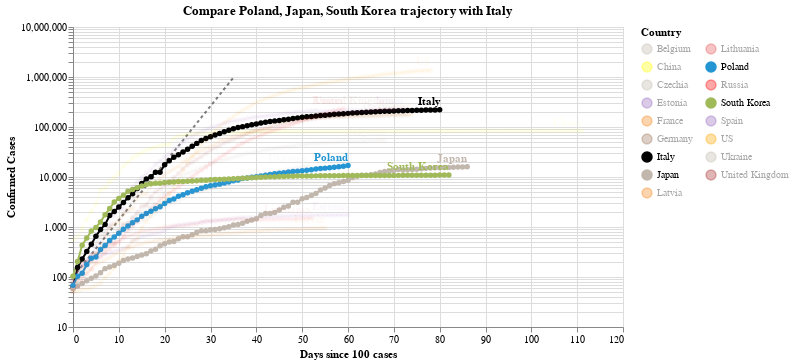

The cell this chart's notebook holds for it:
### Code cell
#hide_input
chart3 = make_since_chart(dff2, ['Poland', 'Japan', 'South Korea'], baseline_countries)
chart3

### Figure 1 — Vega-Lite specification as saved in the notebook (floating-point values rounded to 4 significant figures; data arrays with more than 128 entries replaced by an {"elided": "..."} marker saying what was removed)
{"config": {"view": {"continuousWidth": 400, "continuousHeight": 300}}, "layer": [{"data": {"name": "data-628230001892d6798b50651be41d1b3e"}, "mark": {"type": "line", "color": "black", "opacity": 0.5, "strokeDash": [3, 3]}, "encoding": {"x": {"type": "quantitative", "field": "Days since 100 cases"}, "y": {"type": "quantitative", "field": "Confirmed Cases"}}}, {"data": {"name": "data-a16954299549f4c0b2c47edb9effd117"}, "mark": {"type": "line", "point": true}, "encoding": {"color": {"type": "nominal", "field": "Country", "legend": {"columns": 2}, "scale": {"domain": ["Belgium", "China", "Czechia", "Estonia", "France", "Germany", "Italy", "Japan", "Latvia", "Lithuania", "Poland", "Russia", "South Korea", "Spain", "US", "Ukraine", "United Kingdom"], "range": ["#C1B7AD", "yellow", "#C1B7AD", "#9467bd", "#F58518", "#9D755D", "black", "#C1B7AD", "#F58518", "#E45756", "#2495D3", "red", "#A1BA59", "#9467bd", "orange", "#C1B7AD", "brown"]}}, "opacity": {"condition": {"value": 1, "selection": "selector001"}, "value": 0.05}, "tooltip": [{"type": "nominal", "field": "Country"}, {"type": "temporal", "field": "Date"}, {"type": "quantitative", "field": "Confirmed Cases"}, {"type": "quantitative", "field": "Days since 100 cases"}], "x": {"type": "quantitative", "field": "Days since 100 cases"}, "y": {"type": "quantitative", "field": "Confirmed Cases", "scale": {"type": "log"}}}, "selection": {"selector001": {"type": "multi", "fields": ["Country"], "bind": "legend", "init": [{"Country": "Poland"}, {"Country": "Japan"}, {"Country": "South Korea"}, {"Country": "Italy"}]}}, "width": 550}, {"data": {"name": "data-a16954299549f4c0b2c47edb9effd117"}, "mark": {"type": "text", "align": "right", "dy": -8, "fontWeight": "bold"}, "encoding": {"color": {"type": "nominal", "field": "Country", "legend": {"columns": 2}, "scale": {"domain": ["Belgium", "China", "Czechia", "Estonia", "France", "Germany", "Italy", "Japan", "Latvia", "Lithuania", "Poland", "Russia", "South Korea", "Spain", "US", "Ukraine", "United Kingdom"], "range": ["#C1B7AD", "yellow", "#C1B7AD", "#9467bd", "#F58518", "#9D755D", "black", "#C1B7AD", "#F58518", "#E45756", "#2495D3", "red", "#A1BA59", "#9467bd", "orange", "#C1B7AD", "brown"]}}, "opacity": {"condition": {"value": 1, "selection": "selector001"}, "value": 0.05}, "text": {"type": "nominal", "field": "Country"}, "tooltip": [{"type": "nominal", "field": "Country"}, {"type": "temporal", "field": "Date"}, {"type": "quantitative", "field": "Confirmed Cases"}, {"type": "quantitative", "field": "Days since 100 cases"}], "x": {"type": "quantitative", "field": "Days since 100 cases"}, "y": {"type": "quantitative", "field": "Confirmed Cases", "scale": {"type": "log"}}}, "transform": [{"filter": "(datum['Date'] >= 1589241600000)"}], "width": 550}], "title": "Compare Poland, Japan, South Korea trajectory with Italy", "$schema": "https://vega.github.io/schema/vega-lite/v4.0.2.json", "datasets": {"data-628230001892d6798b50651be41d1b3e": [{"Days since 100 cases": 0, "Confirmed Cases": 100.0}, {"Days since 100 cases": 1, "Confirmed Cases": 130.0}, {"Days since 100 cases": 2, "Confirmed Cases": 169.0}, {"Days since 100 cases": 3, "Confirmed Cases": 219.7}, {"Days since 100 cases": 4, "Confirmed Cases": 285.6}, {"Days since 100 cases": 5, "Confirmed Cases": 371.3}, {"Days since 100 cases": 6, "Confirmed Cases": 482.7}, {"Days since 100 cases": 7, "Confirmed Cases": 627.5}, {"Days since 100 cases": 8, "Confirmed Cases": 815.7}, {"Days since 100 cases": 9, "Confirmed Cases": 1060.0}, {"Days since 100 cases": 10, "Confirmed Cases": 1379.0}, {"Days since 100 cases": 11, "Confirmed Cases": 1792.0}, {"Days since 100 cases": 12, "Confirmed Cases": 2330.0}, {"Days since 100 cases": 13, "Confirmed Cases": 3029.0}, {"Days since 100 cases": 14, "Confirmed Cases": 3937.0}, {"Days since 100 cases": 15, "Confirmed Cases": 5119.0}, {"Days since 100 cases": 16, "Confirmed Cases": 6654.0}, {"Days since 100 cases": 17, "Confirmed Cases": 8650.0}, {"Days since 100 cases": 18, "Confirmed Cases": 11250.0}, {"Days since 100 cases": 19, "Confirmed Cases": 14620.0}, {"Days since 100 cases": 20, "Confirmed Cases": 19000.0}, {"Days since 100 cases": 21, "Confirmed Cases": 24710.0}, {"Days since 100 cases": 22, "Confirmed Cases": 32120.0}, {"Days since 100 cases": 23, "Confirmed Cases": 41750.0}, {"Days since 100 cases": 24, "Confirmed Cases": 54280.0}, {"Days since 100 cases": 25, "Confirmed Cases": 70560.0}, {"Days since 100 cases": 26, "Confirmed Cases": 91730.0}, {"Days since 100 cases": 27, "Confirmed Cases": 119300.0}, {"Days since 100 cases": 28, "Confirmed Cases": 155000.0}, {"Days since 100 cases": 29, "Confirmed Cases": 201500.0}, {"Days since 100 cases": 30, "Confirmed Cases": 262000.0}, {"Days since 100 cases": 31, "Confirmed Cases": 340600.0}, {"Days since 100 cases": 32, "Confirmed Cases": 442800.0}, {"Days since 100 cases": 33, "Confirmed Cases": 575600.0}, {"Days since 100 cases": 34, "Confirmed Cases": 748300.0}, {"Days since 100 cases": 35, "Confirmed Cases": 972800.0}], "data-a16954299549f4c0b2c47edb9effd117": {"elided": "1210 records"}}}
